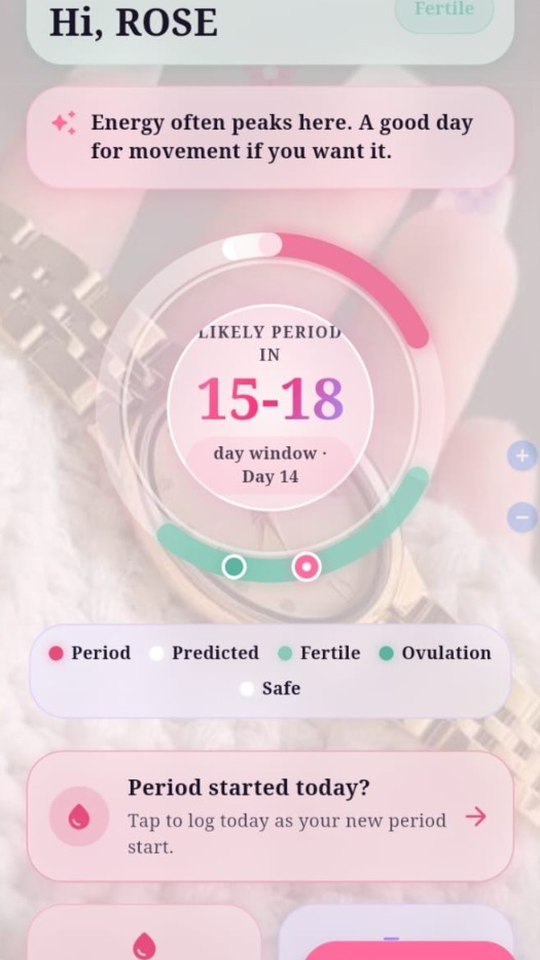
#> input picture store_listing/screenshots/01_today.png, 1080 x 1920 px (shown at 1/2 size)
$ python -i build_from_device_shots.py   (imports and definitions only)
#> lines starting #> are read from the running program, lines starting #| are printed output that depends on the picture
#> `fg = Image.new('RGBA', (W, H), (0, 0, 0, 0))`: fg: PIL image 1024x500 RGBA; every value is 0
"""Build Play store screenshots + feature graphic from REAL Android device captures."""
from pathlib import Path
import subprocess
import sys

try:
    from PIL import Image, ImageDraw, ImageFont
except ImportError:
    subprocess.check_call([sys.executable, '-m', 'pip', 'install', 'pillow', '-q'])
    from PIL import Image, ImageDraw, ImageFont

ASSETS = Path(r'C:\Users\PANDA\.cursor\projects\d-overy\assets')
SHOTS = Path(r'D:\overy\cyclus\store_listing\screenshots')
GFX = Path(r'D:\overy\cyclus\store_listing\graphics')
# [10 lines not run here, left out]

REAL = [
    ('01_today.png', 'WhatsApp_Image_2026-09-14_at_18.09.48-88b3f6f4-4d3e-4fac-8cca-6f190a566716.jpg'),
    ('02_today_alt.png', 'WhatsApp_Image_2026-09-14_at_17.52.12-5e292764-b16d-432b-adad-cbdcddc770d2.jpg'),
    ('03_today_photo_bg.png', 'WhatsApp_Image_2026-09-14_at_16.23.43-3e09ced6-468b-41f0-b50c-3051968557fd.jpg'),
    ('04_theme_studio.png', 'WhatsApp_Image_2026-09-14_at_14.04.56-2cb7ac99-469a-41bf-871e-c4ce6707c39a.jpg'),
    ('05_stats.png', 'WhatsApp_Image_2026-09-14_at_13.37.57-14f35801-d99e-4028-880b-5d9a8a2e6328.jpg'),
]


def find_src(name_part: str) -> Path:
    matches = list(ASSETS.glob(f'*{name_part}'))
    if not matches:
        raise FileNotFoundError(name_part)
    return matches[0]


def fit_phone(im: Image.Image, tw=1080, th=1920) -> Image.Image:
#> called with tw = 1080, th = 1920
    im = im.convert('RGB')
#> im is the input picture: PIL image 1080x1920 RGB; mean R, G, B 226.7, 207.3, 212.3
    scale = tw / im.width
#> scale = 1
    nw, nh = tw, int(im.height * scale)
#> nw = 1080; nh = 1920
    im = im.resize((nw, nh), Image.Resampling.LANCZOS)
    canvas = Image.new('RGB', (tw, th), (255, 248, 250))
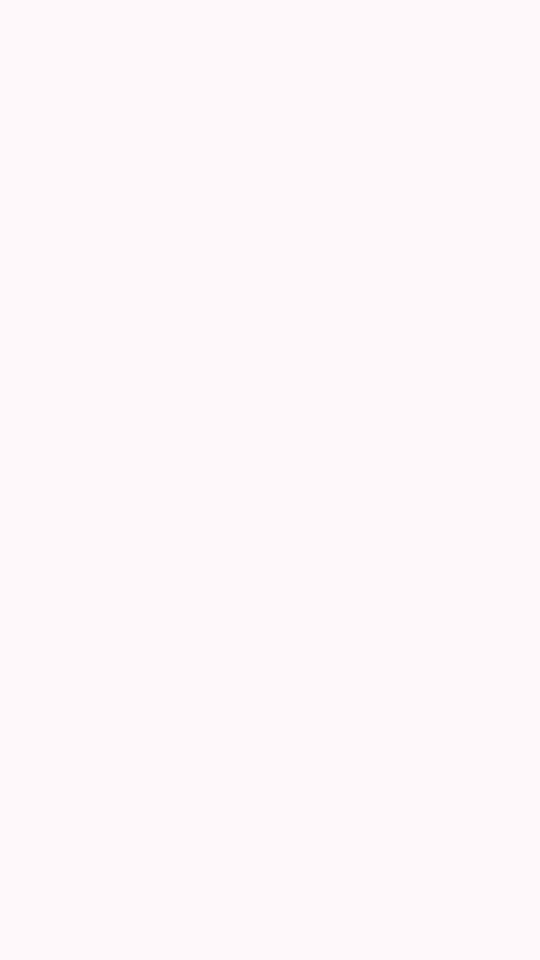
#> canvas: PIL image 1080x1920 RGB (shown at 1/2 size); mean R, G, B 255, 248, 250
    if nh >= th:
        top = max(0, (nh - th) // 5)  # bias toward top (keep header)
#> top = 0
        im = im.crop((0, top, tw, top + th))
        canvas.paste(im, (0, 0))
    else:
        canvas.paste(im, (0, (th - nh) // 2))
    return canvas


phone_pngs = []
# [6 lines not run here, left out]


def phone_frame(src: Path, box_w=220, box_h=440) -> Image.Image:
    im = fit_phone(Image.open(src)).resize((box_w, box_h), Image.Resampling.LANCZOS)
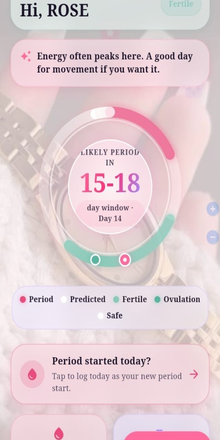
#> im: PIL image 220x440 RGB; mean R, G, B 226.6, 207.3, 212.3
    frame = Image.new('RGBA', (box_w + 18, box_h + 18), (0, 0, 0, 0))
#> frame: PIL image 238x458 RGBA; every value is 0
    fd = ImageDraw.Draw(frame)
    fd.rounded_rectangle((0, 0, box_w + 17, box_h + 17), radius=32, fill=(255, 255, 255, 235))
    frame.paste(im, (9, 9))
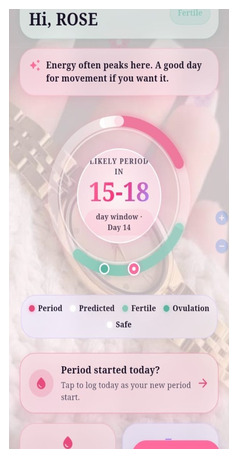
#> frame: PIL image 238x458 RGBA; mean R, G, B, A 227.7, 210.5, 215, 250.8; transparent parts drawn white
    return frame


# Feature graphic built from REAL screenshots (not invented UI)
W, H = 1024, 500
fg = Image.new('RGBA', (W, H), (0, 0, 0, 0))
# [7 lines not run here, left out]

od = ImageDraw.Draw(fg)
# [2 lines not run here, left out]

try:
    font_big = ImageFont.truetype('C:/Windows/Fonts/segoeuib.ttf', 74)
    font_small = ImageFont.truetype('C:/Windows/Fonts/segoeui.ttf', 26)
except Exception:
    font_big = ImageFont.load_default()
    font_small = font_big

# [5 lines not run here, left out]

out_fg = GFX / 'feature_graphic.png'
# [2 lines not run here, left out]

# Prefer real composite over any AI graphic
ai = Path(r'C:\Users\PANDA\.cursor\projects\d-overy\assets\cyclus_feature_graphic_real.png')
# [5 lines not run here, left out]

>>> result = phone_frame('screenshots/01_today.png')
